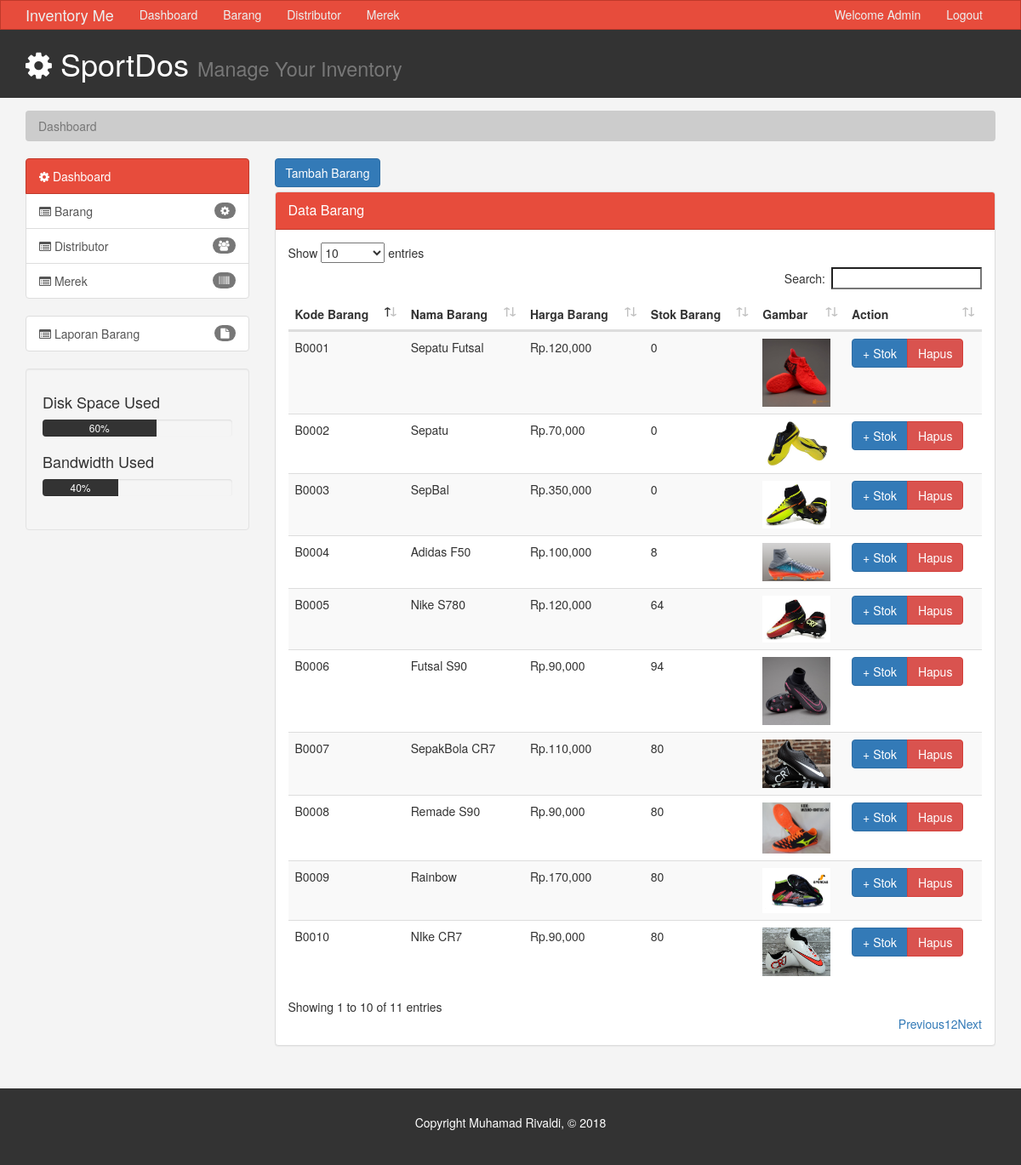
/admin.php?menu=barang (signed in), run on the app's committed database.
### tables this page shows
CREATE TABLE `table_barang` (
  `kd_barang` varchar(7) NOT NULL,
  `nama_barang` varchar(40) NOT NULL,
  `kd_merek` varchar(7) NOT NULL,
  `kd_distributor` varchar(7) NOT NULL,
  `tanggal_masuk` timestamp NOT NULL DEFAULT CURRENT_TIMESTAMP,
  `harga_barang` int(7) NOT NULL,
  `stok_barang` int(4) NOT NULL,
  `gambar` varchar(100) NOT NULL,
  `keterangan` varchar(100) NOT NULL
);

### controller.php (called while the page is built, shortened)
<?php
    $username = "root";
    $password = "";
    $database = "inventory_barang";
    $hostname = "localhost";
    $conn = mysqli_connect($hostname,$username,$password,$database) or die("Connection Corrupt");
    class oop
    {
        public function select($table){
            global $conn;
            $sql = "SELECT * FROM $table";
            $query = mysqli_query($conn,$sql);
            $data = [];
            while($bigData = mysqli_fetch_assoc($query)){
                $data[] = $bigData;
            }
            return $data;
        }
        public function kode_auto($table,$where,$pre){
            global $conn;
            $cek_kode = mysqli_query($conn, "select max($where) from $table");
            @$data = mysqli_fetch_array($cek_kode);
            if ($data) {
                $nilaikode = substr($data[0], 1);
                $kode = (int) $nilaikode;
                $kode = $kode + 1;
                $kode_otomatis = "$pre".str_pad($kode, 4, "0", STR_PAD_LEFT);
            } else {
                $kode_otomatis = $pre."0001";
            }
            return $kode_otomatis;
        }
    }
?>

### barang.php (the view, shortened to what this page needs)
<?php
  include 'controller.php';
  $dos = new oop();
  $data = $dos->select('table_barang');
  $table = "table_barang";
  $where = "kd_barang";
  $pre = "B";
  $kode = $dos->kode_auto($table, $where, $pre);
?>
<a class="btn btn-primary" href="#addbarang" data-toggle="modal" style="margin-bottom: 5px;">Tambah Barang</a>
<div class="panel panel-default">
	<div class="panel-heading main-color-bg">
		<div class="panel-title">Data Barang</div>
	</div>
	<div class="panel-body">
		<table class="table table-striped table-hover" id="sampleTable">
			<thead>
        <tr>
  				<th>Kode Barang</th>
  				<th>Nama Barang</th>
  				<th>Harga Barang</th>
  				<th>Stok Barang</th>
          <th>Gambar</th>
          <th>Action</th>
  			</tr>
      </thead>
      <tbody>
          <?php
          $no = 1;
          foreach ($data as $br) { ?>
        <tr>
          <td id="data-kode<?= $no;  ?>"><?php echo $br['kd_barang'] ?></td>
          <td id="data-nama<?= $no;  ?>"><?php echo $br['nama_barang'] ?></td>
          <td id="data-harga<?= $no;  ?>"><?php echo "Rp.".number_format($br['harga_barang']) ?></td>
          <td id="data-stok<?= $no;  ?>"><?php echo $br['stok_barang'] ?></td>
          <td id="data-gambar<?= $no;  ?>"><img src="img/<?php echo $br['gambar']; ?>" width= "80px;"></td>
          <td>
            <div class="btn-group">
              <a id="tambahh<?= $no;  ?>" data-target="#tambahhstokk" data-toggle="modal" data-id="<?= $br['kd_barang'] ?>" class="btn btn-primary">+ Stok</a>
              <a href="?menu=barang&hapus&id=<?php echo $br['kd_barang'] ?>" class="btn btn-danger">Hapus</a>
            </div>
          </td>
        </tr>
          <?php $no++; } ?>
      </tbody>
		</table>
	</div>
</div>

### admin.php (shortened to what this page needs)
<!DOCTYPE html>
<html lang="en">
  <head>
    <link href="css/bootstrap.min.css" rel="stylesheet">
    <link href="css/style.css" rel="stylesheet">
    <link rel="stylesheet" type="text/css" href="css/fa/css/font-awesome.min.css">
    <link rel="stylesheet" type="text/css" href="css/dataTables.bootstrap4.min.css">
  </head>
  <body>
    <nav class="navbar navbar-default">
      <div class="container">
        <div class="navbar-header">
          <a class="navbar-brand" href="#">Inventory Me</a>
        </div>
        <div id="navbar" class="collapse navbar-collapse">
          <ul class="nav navbar-nav">
            <li><a href="?menu">Dashboard</a></li>
            <li><a href="?menu=barang">Barang</a></li>
            <li><a href="?menu=distributor">Distributor</a></li>
            <li><a href="?menu=merek">Merek</a></li>
          </ul>
          <ul class="nav navbar-nav navbar-right">
            <li><a href="">Welcome Admin</a></li>
            <li><a href="?logout" name="">Logout</a></li>
          </ul>
        </div>
      </div>
    </nav>
    <header id="header">
      <div class="container">
        <div class="row">
          <div class="col-md-10">
            <h1><span class="fa fa-cog" aria-hidden="true"></span> SportDos <small> Manage Your Inventory</small></h1>
          </div>
        </div>
      </div>
    </header>
    <section id="breadcrumb">
      <div class="container">
        <ol class="breadcrumb">
          <li class="active">Dashboard</li>
        </ol>
      </div>
    </section>
    <section id="main">
      <div class="container">
        <div class="row">
          <div class="col-md-3">
            <div class="list-group">
              <a href="?menu" class="list-group-item active main-color-bg">
                <span class="fa fa-cog" aria-hidden="true"></span> Dashboard
              </a>
              <a href="?menu=barang" class="list-group-item"><span class="fa fa-list-alt" aria-hidden="true"></span> Barang <span class="badge"><i class="fa fa-cog"></i></span></a>
              <a href="?menu=distributor" class="list-group-item"><span class="fa fa-list-alt" aria-hidden="true"></span> Distributor <span class="badge"><i class="fa fa-users"></i></span></a>
              <a href="?menu=merek" class="list-group-item"><span class="fa fa-list-alt" aria-hidden="true"></span> Merek <span class="badge"><i class="fa fa-barcode"></i></span></a>
            </div>
            <div class="list-group">
              <a href="?menu=laporanbarang" class="list-group-item"><span class="fa fa-list-alt" aria-hidden="true"></span> Laporan Barang <span class="badge"><i class="fa fa-file"></i></span></a>
            </div>
            <div class="well">
              <h4>Disk Space Used</h4>
              <div class="progress">
                  <div class="progress-bar" role="progressbar" aria-valuenow="60" aria-valuemin="0" aria-valuemax="100" style="width: 60%;">
                      60%
              </div>
            </div>
            <h4>Bandwidth Used </h4>
            <div class="progress">
                <div class="progress-bar" role="progressbar" aria-valuenow="40" aria-valuemin="0" aria-valuemax="100" style="width: 40%;">
                    40%
            </div>
          </div>
            </div>
          </div>
          <div class="col-md-9">
              <?php
                @$menu = $_GET['menu'];
                switch ($menu) {
                  case 'barang':
                    include "barang.php";
                    break;
                }
               ?>
          </div>
        </div>
      </div>
    </section>
    <footer id="footer">
      <p>Copyright Muhamad Rivaldi, &copy; 2018</p>
    </footer>
  </body>
</html>

### css/style.css (style rules this page uses)
body { background:#f4f4f4; }
.navbar { min-height: 33px !important; margin-bottom:0; border-radius:0; }
.navbar-nav > li > a, .navbar-brand { padding-top:6px !important; padding-bottom:0 !important; height: 33px; }
.navbar-default { background-color: #e74c3c; border-color: #c0392b; }
.navbar-default .navbar-brand { color: #ecf0f1; }
.navbar-default .navbar-nav > li > a { color: #ecf0f1; }
.navbar-default .navbar-collapse, .navbar-default .navbar-form { border-color: #ecf0f1; }
.main-color-bg { background-color: #e74c3c !important; border-color: #c0392b !important; color:#ffffff !important; }
#header { background:#333333; color:#ffffff; padding-bottom: 10px; margin-bottom: 15px; }
.breadcrumb { background:#cccccc; color:#333333; }
.progress-bar { background:#333333; color:#ffffff; }
#footer { background:#333333; color:#ffffff; text-align:center; padding:30px; margin-top:30px; }

### data on the page
table_barang: kd_barang "B0001", nama_barang "Sepatu Futsal", harga_barang "120,000", stok_barang "0", gambar (picture)
table_barang: kd_barang "B0002", nama_barang "Sepatu", harga_barang "70,000", stok_barang "0", gambar (picture)
table_barang: kd_barang "B0003", nama_barang "SepBal", harga_barang "350,000", stok_barang "0", gambar (picture)
table_barang: kd_barang "B0004", nama_barang "Adidas F50", harga_barang "100,000", stok_barang "8", gambar (picture)
table_barang: kd_barang "B0005", nama_barang "Nike S780", harga_barang "120,000", stok_barang "64", gambar (picture)
table_barang: kd_barang "B0006", nama_barang "Futsal S90", harga_barang "90,000", stok_barang "94", gambar (picture)
table_barang: kd_barang "B0007", nama_barang "SepakBola CR7", harga_barang "110,000", stok_barang "80", gambar (picture)
table_barang: kd_barang "B0008", nama_barang "Remade S90", harga_barang "90,000", stok_barang "80", gambar (picture)
table_barang: kd_barang "B0009", nama_barang "Rainbow", harga_barang "170,000", stok_barang "80", gambar (picture)
table_barang: kd_barang "B0010", nama_barang "NIke CR7", harga_barang "90,000", stok_barang "80", gambar (picture)
